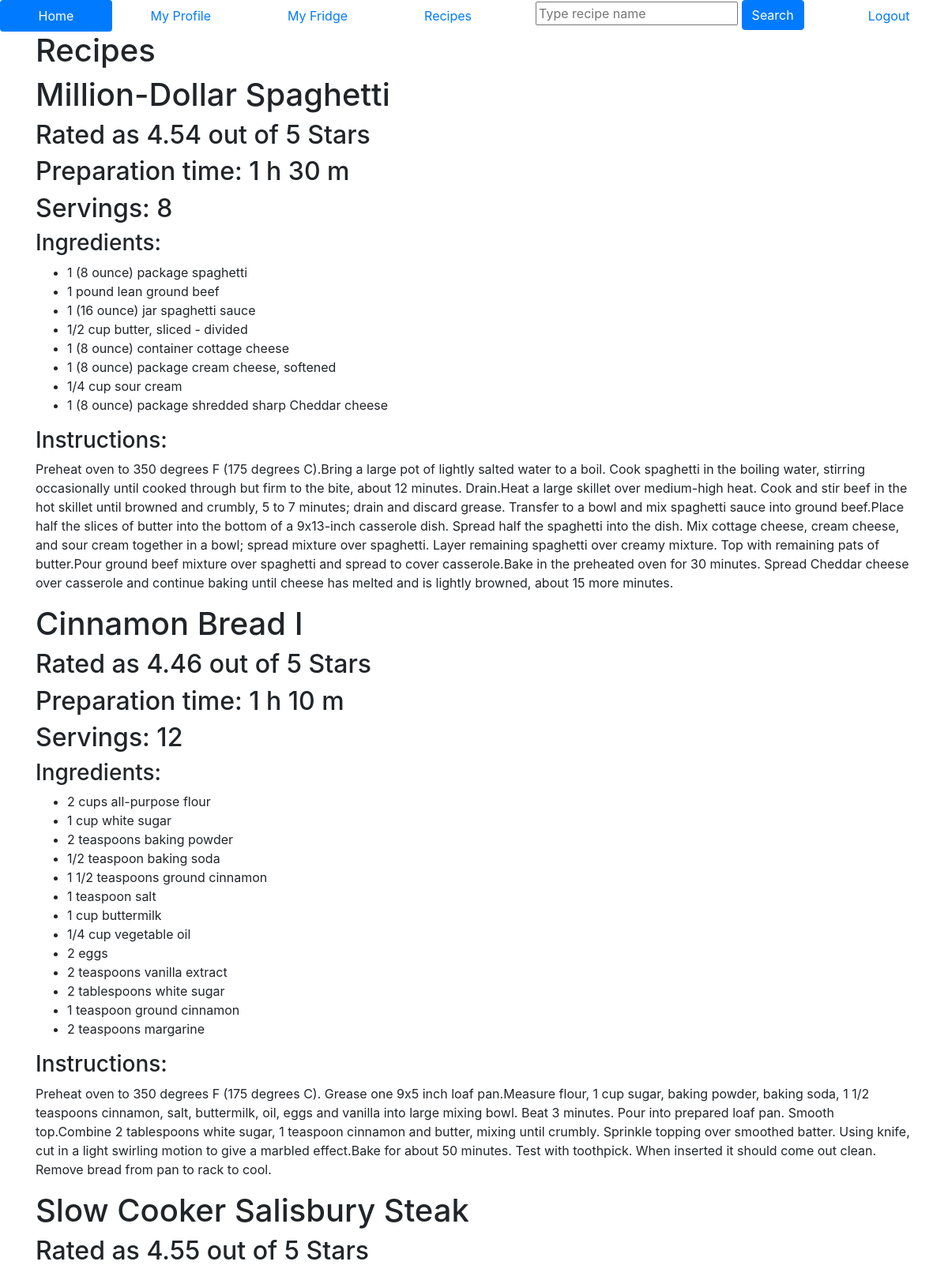
Page /recipes/recipes_list/ (signed in, upper part) on the committed database.
### recipes/models.py (models this page shows, shortened)
class Recipe(models.Model):
    name = models.CharField(max_length=255, unique=True)
    rating = models.CharField(max_length=255)
    preparation_time = models.CharField(max_length=255)
    servings = models.CharField(max_length=255)
    instructions = models.CharField(max_length=1000)
    slug = models.SlugField()

class Ingredient(models.Model):
    name = models.CharField(max_length=255)
    recipe = models.ForeignKey(Recipe, related_name="ingredients", on_delete=models.CASCADE)
    def __str__(self):
        return self.name

### recipes/views.py (the view)
# urls.py: path("recipes_list/", views.RecipesList.as_view(), name="recipes_list"),
class RecipesList(LoginRequiredMixin, generic.ListView):
    model = models.Recipe
    template_name = "recipes/recipes_list.html"

### recipes/templates/recipes/recipes_list.html
{% extends 'base.html' %}
{% block body_block %}
<div class="container">
    <h1>Recipes</h1>
    {% for recipe in recipe_list %}
        <h1>{{ recipe.name }}</h1>
        <h2>{{ recipe.rating }}</h2>
        <h2>Preparation time: {{ recipe.preparation_time }}</h2>
        <h2>Servings: {{ recipe.servings }}</h2>
        <h3>Ingredients:</h3>
        <ul>
            {% for ingred in recipe.ingredients.all %}
            <li>{{ ingred }}</li>
            {% endfor %}
        </ul>
        <h3>Instructions:</h3>
        <p id="instructions-ending">{{ recipe.instructions }}</p>
    {% endfor %}
</div>
{% endblock %}

### static/css/master.css (style rules this page uses)
html { font-family: 'Montserrat', sans-serif; }

### rows in the picture
Recipe: name "Million-Dollar Spaghetti", rating "Rated as 4.54 out of 5 Stars", preparation_time "1 h 30 m", servings "8", instructions "Preheat oven to 350 degrees F (175 degrees C).Bring a large pot of lightly salted water to a boil. Cook spaghetti in the boiling water, stirring occasionally until cooked through but firm to the bite, about 12 minutes. Drain.Heat a large skillet over medium-high heat. Cook and stir beef in the hot skillet until browned and crumbly, 5 to 7 minutes; drain and discard grease. Transfer to a bowl and mix spaghetti sauce into ground beef.Place half the slices of butter into the bottom of a 9x13-inch casserole dish. Spread half the spaghetti into the dish. Mix cottage cheese, cream cheese, and sour cream together in a bowl; spread mixture over spaghetti. Layer remaining spaghetti over creamy…"
Ingredient: name "1 (8 ounce) package spaghetti"
Ingredient: name "1 pound lean ground beef"
Ingredient: name "1 (16 ounce) jar spaghetti sauce"
Ingredient: name "1/2 cup butter, sliced - divided"
Ingredient: name "1 (8 ounce) container cottage cheese"
Ingredient: name "1 (8 ounce) package cream cheese, softened"
Ingredient: name "1/4 cup sour cream"
Ingredient: name "1 (8 ounce) package shredded sharp Cheddar cheese"
Recipe: name "Cinnamon Bread I", rating "Rated as 4.46 out of 5 Stars", preparation_time "1 h 10 m", servings "12", instructions "Preheat oven to 350 degrees F (175 degrees C). Grease one 9x5 inch loaf pan.Measure flour, 1 cup sugar, baking powder, baking soda, 1 1/2 teaspoons cinnamon, salt, buttermilk, oil, eggs and vanilla into large mixing bowl. Beat 3 minutes. Pour into prepared loaf pan. Smooth top.Combine 2 tablespoons white sugar, 1 teaspoon cinnamon and butter, mixing until crumbly. Sprinkle topping over smoothed batter. Using knife, cut in a light swirling motion to give a marbled effect.Bake for about 50 minutes. Test with toothpick. When inserted it should come out clean. Remove bread from pan to rack to cool."
Ingredient: name "2 cups all-purpose flour"
Ingredient: name "1 cup white sugar"
Ingredient: name "2 teaspoons baking powder"
Ingredient: name "1/2 teaspoon baking soda"
Ingredient: name "1 1/2 teaspoons ground cinnamon"
Ingredient: name "1 teaspoon salt"
Ingredient: name "1 cup buttermilk"
Ingredient: name "1/4 cup vegetable oil"
Ingredient: name "2 eggs"
Ingredient: name "2 teaspoons vanilla extract"
Ingredient: name "2 tablespoons white sugar"
Ingredient: name "1 teaspoon ground cinnamon"
Ingredient: name "2 teaspoons margarine"
Recipe: name "Slow Cooker Salisbury Steak", rating "Rated as 4.55 out of 5 Stars"
